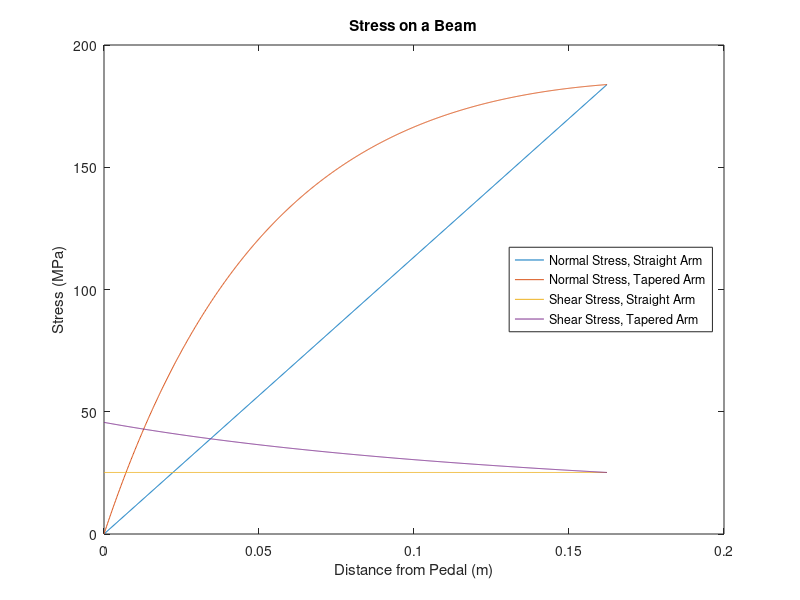

This chart was generated by the following MATLAB code:
clear ; close all ; clc ;
n = 1e3 ; % number of steps
L = .16226 ; % total length in meters
F = 100*9.81*6 ; % Force 220kg person at 6g
x = linspace( 0 , L , n ) ; % create x vector of n steps over total length
bmin = .015 ; % base of rectangle
bmax = .015 ; 
hmin = .014 ; % minimum height
hmax = .035 ; % maximum height
b = (( bmax - bmin )/L).*x + bmin ; % base function
r = b/2 ; % radius of half circle
h = (( hmax - hmin )/L).*x + hmin ; % height function
M = F*x ; % Moment function
c = (h./2) + r ; % c function
for ii = 1:n
Icirc(ii) = 2*( pi/8 - 8/(9*pi) )*r(ii)^4 ; % Inertia of half circle
Irec(ii) = (1/12)*b(ii)*h(ii)^3 ; % inertia of rectangle
Ioffset(ii) = r(ii)^2*pi*( (4*r(ii))/(3*pi) + (h(ii)/2) )^2 ; % inertia to offset circle
I(ii) = Irec(ii) + Icirc(ii) + Ioffset(ii) ; % total inertia function
end

stressnt = F.*x*max(c)/max(I) ; % Stress of non tapered beam
[ mstressnt , indexnt ] = max( stressnt ) ;
xstressnt = x( indexnt ) ;
disp([ 'The maximum stress is ', num2str( mstressnt*1e-6 ) , ' MPa, ' , num2str( xstressnt ) , ' meters from pedal, in a non-tapered crank' ])


stress = (M.*c)./I ; % Stress of tapered beam
[ mstress , index ] = max( stress ) ;
xstress = x( index ) ;
disp([ 'The maximum stress is ', num2str( mstress*1e-6 ) , ' MPa, ' , num2str( xstress ) , ' meters from pedal, in a tapered crank' ])


mshearnt = 3*F/( max(b)*max(h) + pi*(max(r)^2) ) ;
disp([ 'The maximum shear stress is along the sides in the center and is  ', num2str( mshearnt*1e-6 ) , ' MPa, along the whole length in a straight crank' ])
shearnt = mshearnt*ones(1,n) ;
shear = 3*F./( b.*h + pi.*(r.^2) ) ;
[ mshear , index ] = max( shear ) ;
xshear = x( index ) ;
disp([ 'The maximum shear stress is along the sides in the center and is ', num2str( mshear*1e-6 ) , ' MPa, ' , num2str( xstress ) , ' meters from pedal, in a tapered crank' ])
figure 
plot( x , stressnt*1e-6 , x , stress*1e-6 , x , shearnt*1e-6 , x , shear*1e-6 )
title( 'Stress on a Beam' )
xlabel( 'Distance from Pedal (m)' )
ylabel( 'Stress (MPa)' )
legend( 'Normal Stress, Straight Arm' , 'Normal Stress, Tapered Arm' , 'Shear Stress, Straight Arm' , 'Shear Stress, Tapered Arm' , 'Location' , 'east' )
    
% Factor of Safety
FS = 1.1 ;

% Taper
    % Tresca 
    shearmax = mstress / 2 ;
    shearyt = FS*shearmax ;
    criticalT = shearyt*2 ;
    disp([ 'Critical Stress by Tresca for tapered is ' , num2str( criticalT*1e-6 ) , ' MPa for a Factor of safety of ' , num2str(FS) ]) ;
    
    % Von Meises
    qmax = sqrt( 2*mstress^2 ) ;
    qcrit = FS*qmax ;
    criticalVM = sqrt( ( qcrit^2 )/2 ) ;
    disp([ 'Critical Stress by Von Meises for tapered is ' , num2str( criticalVM*1e-6 ) , ' MPa for a Factor of safety of ' , num2str(FS) ]) ;
    
% No Taper  
    % Tresca 
    shearmaxnt = mstressnt / 2 ;
    shearytnt = FS*shearmaxnt ;
    criticalTnt = shearytnt*2 ;
    disp([ 'Critical Stress by Tresca for non-tapered is ' , num2str( criticalTnt*1e-6 ) , ' MPa for a Factor of safety of ' , num2str(FS) ]) ;
    
    % Von Meises
    qmaxnt = sqrt( 2*mstressnt^2 ) ;
    qcritnt = FS*qmaxnt ;
    criticalVMnt = sqrt( ( qcritnt^2 )/2 ) ;
    disp([ 'Critical Stress by Von-Meises for non-tapered is ' , num2str( criticalVMnt*1e-6 ) , ' MPa for a Factor of safety of ' , num2str(FS) ]) ;
